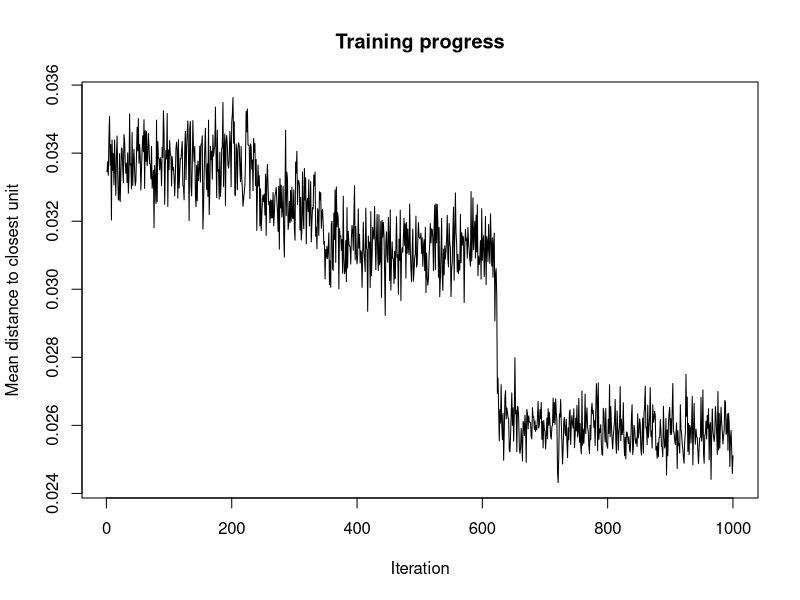
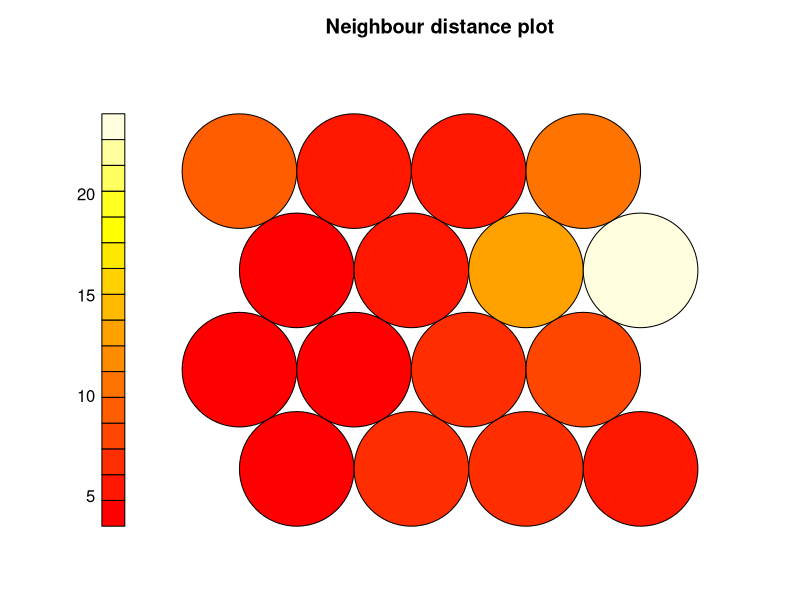
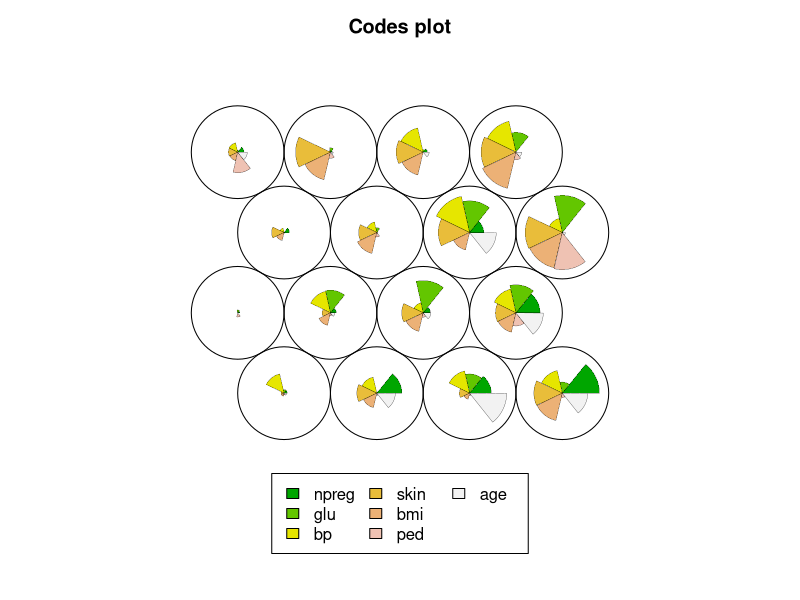
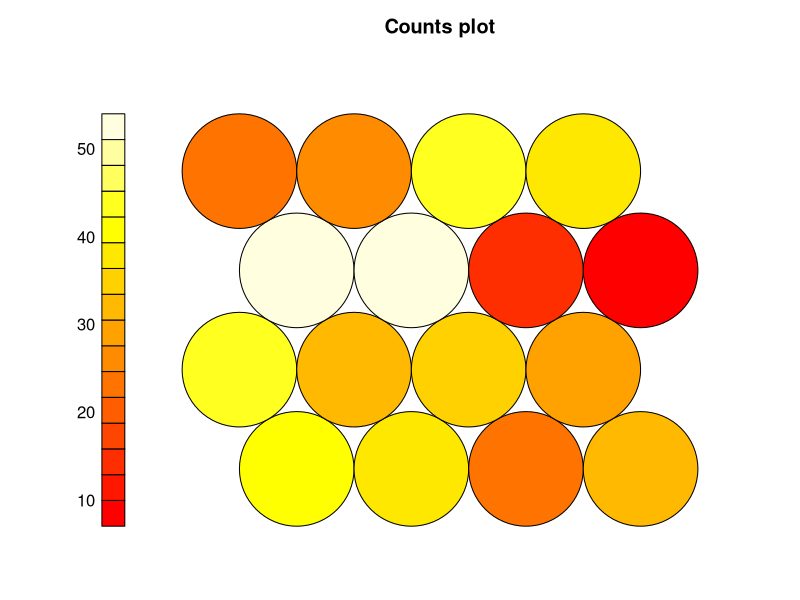

Here is the R script that generated these plots, in order:
library(MASS)
data("Pima.tr")
Pima_class <- rbind(Pima.tr,Pima.te)[,8]
Pima <- scale(rbind(Pima.tr,Pima.te)[,-8])
library(kohonen)
set.seed(1111)
#grid設定輸出成大小,hexagonal = 六角形網路拓樸結構,rectangular = 方形網路拓樸結構
#rlen最大迭代次數,alpha 學習率0.05 -> 0.01
Pima_som <- som(Pima, grid = somgrid(4,4,"hexagonal"), rlen = 1000, alpha = c(0.05, 0.01))
plot(Pima_som, type = "changes")
#整體的網路拓樸結構(U-matrix)
plot(Pima_som, type = "dist.neighbours")
#各輸出神經元與輸入屬性間的權重比例
plot(Pima_som, type = "codes")
#各輸出神經元所包含之樣本數
plot(Pima_som, type = "counts")
